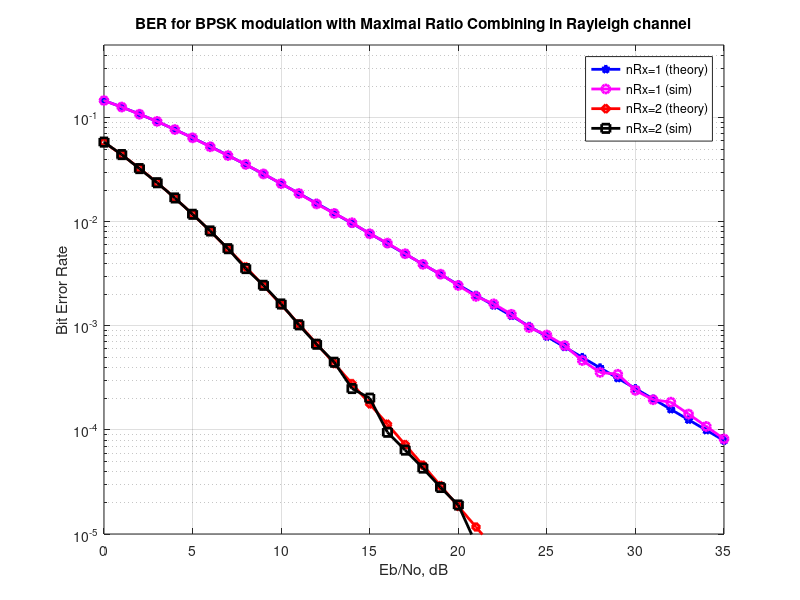

Here is the MATLAB script that generated this plot:
%%%%%%%%%%%%%%%%%%%%%%%%%%%%%%%%%%%%%%%%%%%%%%%%%%%%%%%%%%%%
% All rights reserved by Krishna Pillai, http://www.dsplog.com
% The file may not be re-distributed without explicit authorization
% from Krishna Pillai.
% Checked for proper operation with Octave Version 3.0.0
% Author        : Krishna Pillai
% Email         : krishna@dsplog.com
% Version       : 1.0
% Date          : 6th September 2008
% %%%%%%%%%%%%%%%%%%%%%%%%%%%%%%%%%%%%%%%%%%%%%%%%%%%%%%%%%

% Script for computing the BER for BPSK modulation in a
% Rayleigh fading channel with Maximal Ratio Combining

clear
N = 10^6; % number of bits or symbols

% Transmitter
ip = rand(1,N)>0.5; % generating 0,1 with equal probability
s = 2*ip-1; % BPSK modulation 0 -> -1; 1 -> 0

nRx =  [1 2];
Eb_N0_dB = [0:35]; % multiple Eb/N0 values

for jj = 1:length(nRx)

    for ii = 1:length(Eb_N0_dB)

        n = 1/sqrt(2)*[randn(nRx(jj),N) + j*randn(nRx(jj),N)]; % white gaussian noise, 0dB variance
        h = 1/sqrt(2)*[randn(nRx(jj),N) + j*randn(nRx(jj),N)]; % Rayleigh channel

        % Channel and noise Noise addition
        sD = kron(ones(nRx(jj),1),s);
        y = h.*sD + 10^(-Eb_N0_dB(ii)/20)*n;

        % equalization maximal ratio combining 
        yHat =  sum(conj(h).*y,1)./sum(h.*conj(h),1); 

        % receiver - hard decision decoding
        ipHat = real(yHat)>0;

        % counting the errors
        nErr(jj,ii) = size(find([ip- ipHat]),2);

    end

end

simBer = nErr/N; % simulated ber
EbN0Lin = 10.^(Eb_N0_dB/10);
theoryBer_nRx1 = 0.5.*(1-1*(1+1./EbN0Lin).^(-0.5)); 
p = 1/2 - 1/2*(1+1./EbN0Lin).^(-1/2);
theoryBer_nRx2 = p.^2.*(1+2*(1-p)); 

close all
figure
semilogy(Eb_N0_dB,theoryBer_nRx1,'bp-','LineWidth',2);
hold on
semilogy(Eb_N0_dB,simBer(1,:),'mo-','LineWidth',2);
semilogy(Eb_N0_dB,theoryBer_nRx2,'rd-','LineWidth',2);
semilogy(Eb_N0_dB,simBer(2,:),'ks-','LineWidth',2);
axis([0 35 10^-5 0.5])
grid on
legend('nRx=1 (theory)', 'nRx=1 (sim)', 'nRx=2 (theory)', 'nRx=2 (sim)');
xlabel('Eb/No, dB');
ylabel('Bit Error Rate');
title('BER for BPSK modulation with Maximal Ratio Combining in Rayleigh channel');



